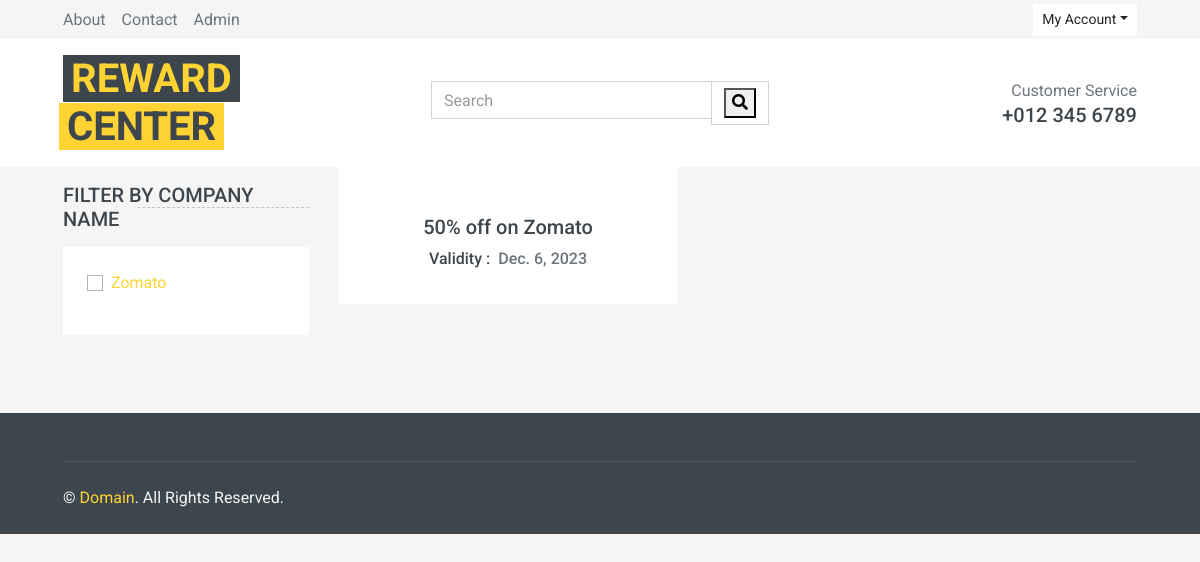
Before: /company-wise/1 with the older database file.
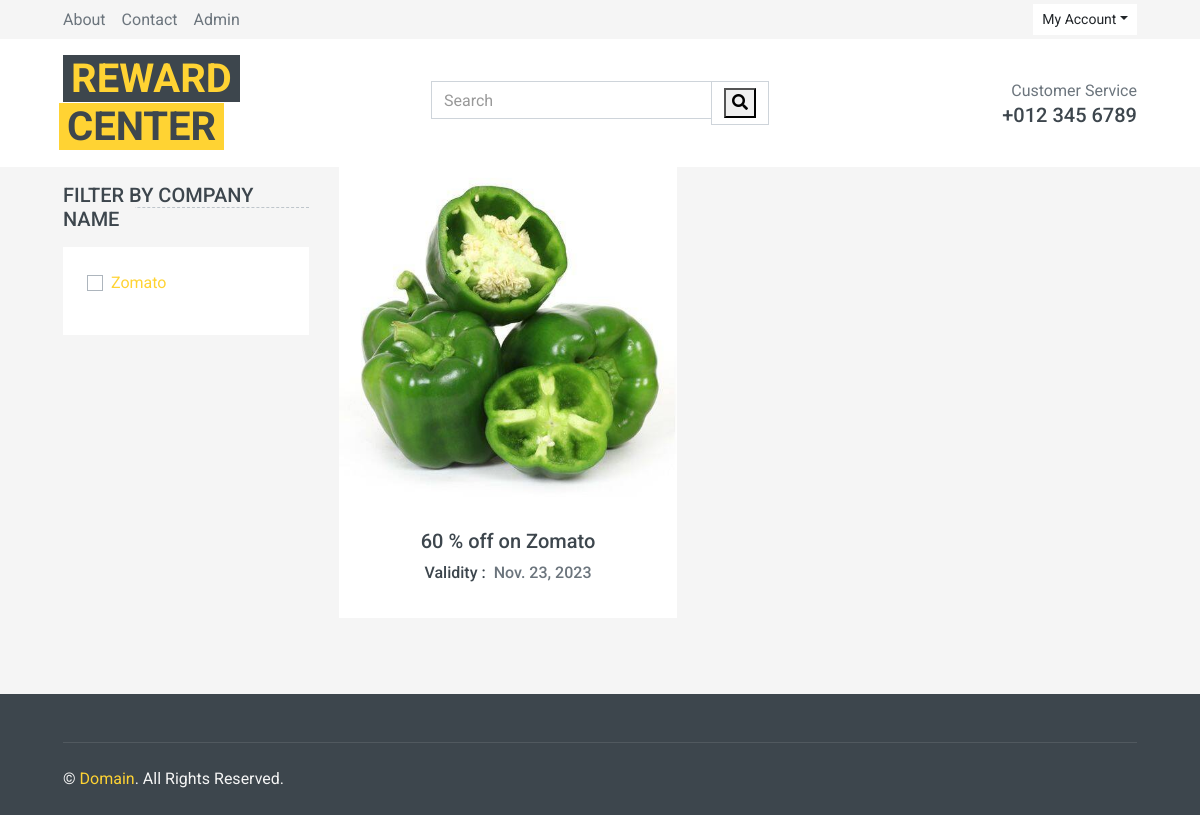
After: the same page with the newer database file.
### myapp/models.py (models this page shows, shortened)
class Company(models.Model):
  name = models.CharField(max_length=100)
  category = models.ForeignKey(Category, on_delete=models.CASCADE)

class Coupon(models.Model):
  title = models.CharField(max_length=500)
  description = models.TextField()
  code = models.CharField(max_length=100)
  category = models.ForeignKey(Category, on_delete=models.CASCADE, related_name="category_coupon")
  company = models.ForeignKey(Company, on_delete=models.CASCADE)
  added_by = models.ForeignKey(User, on_delete=models.CASCADE, related_name='add', default="")
  collected_by = models.ForeignKey(User, on_delete=models.CASCADE, related_name="collect", null=True, blank=True)
  validity = models.DateField()
  used = models.BooleanField(default=False)
  approved = models.BooleanField(default=False)
  image = models.ImageField(upload_to='coupon_image/', null=True)

### myapp/views.py (the view)
# urls.py: path('company-wise/<int:pk>', views.CompanyWise.as_view(), name="company-wise"),
class CompanyWise(View):
  def get(self, request, pk):
    if pk:
      cm = Company.objects.filter(id=pk)
      cp = Coupon.objects.filter(company=pk, collected_by=None, validity__gt=date.today())
    else:
      cm = Company.objects.all()
      cp = Coupon.objects.filter(collected_by=None, validity__gt=date.today())
    data = dict(cm = cm, cp=cp)
    return render(request, 'myapp/company_wise.html', data)

### myapp/templates/myapp/company_wise.html (shortened to what this page needs)
{% extends 'myapp/base.html' %}
{% load static %}
{% block content %}
    <div class="container-fluid">
        <div class="row px-xl-5">
            <div class="col-lg-3 col-md-4">
                <h5 class="section-title position-relative text-uppercase mb-3 mt-3"><span class="bg-secondary pr-3">Filter by company name</span></h5>
                <div class="bg-light p-4 mb-30">
                        {% if cm %}
                        {% for c in cm %}
                        <div class="custom-control custom-checkbox d-flex align-items-center justify-content-between mb-3">
                            <a href="{% url 'company-wise' c.id %}" class="custom-control-label">{{c.name}}</a>
                        </div>
                        {% endfor %}
                        {% endif %}
                </div>
            </div>
                    {% if cp %}
                    {% for c in cp %}
                    <div class="col-lg-4 col-md-6 col-sm-6 pb-1">
                        <div class="product-item bg-light mb-4">
                            <div class="product-img position-relative overflow-hidden">
                                <img class="img-fluid w-100" src="{{c.image.url}}" alt="">
                            </div>
                            <div class="text-center py-4">
                                <a class="h5 text-decoration-none text-truncate" href="{% url 'detail' c.id %}">{{c.title}}</a>
                                <div class="d-flex align-items-center justify-content-center mt-2">
                                    <h6>Validity : </h6><h6 class="text-muted ml-2">{{c.validity}}</h6>
                                </div>
                            </div>
                        </div>
                    </div>
                    {% endfor %}
                    {% endif %}
        </div>
    </div>
{% endblock content %}

Changed rows visible on the page:
removed Coupon: title "50% off on Zomato", validity "Dec. 6, 2023"
added Coupon: image (picture), title "60 % off on Zomato", validity "Nov. 23, 2023"
